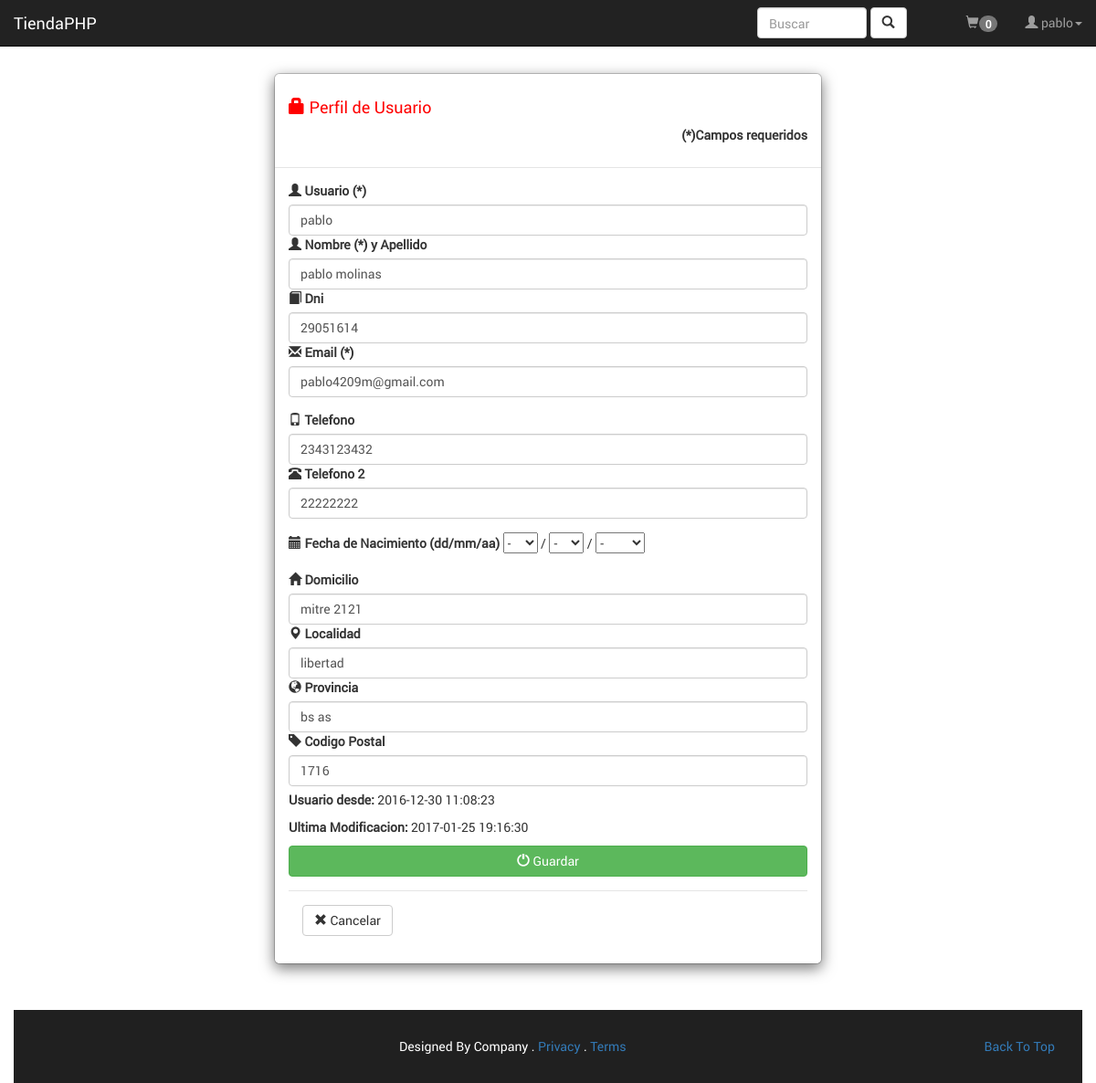
The page /?accion=user-edit (signed in) on the database its author committed.
### tables this page shows
CREATE TABLE IF NOT EXISTS `tbusuarios` (
  `idUsuario` int(11) NOT NULL AUTO_INCREMENT,
  `Nombre` varchar(120) DEFAULT NULL,
  `Login` varchar(100) DEFAULT NULL,
  `Email` varchar(100) DEFAULT NULL,
  `Pass` varchar(50) DEFAULT NULL,
  `NivelAcceso` int(11) DEFAULT '0',
  `Dom` varchar(120) DEFAULT NULL,
  `Loc` varchar(50) DEFAULT NULL,
  `Cp` varchar(10) DEFAULT NULL,
  `Prov` varchar(40) DEFAULT NULL,
  `Dni` varchar(20) DEFAULT NULL,
  `Tel` varchar(30) DEFAULT NULL,
  `Tel2` varchar(30) DEFAULT NULL,
  `FechaNacimiento` date DEFAULT NULL,
  `Sexo` varchar(1) DEFAULT NULL,
  `FechaAlta` date DEFAULT NULL,
  `HoraAlta` time DEFAULT NULL,
  `FechaMod` date DEFAULT NULL,
  `HoraMod` time DEFAULT NULL,
  `Estado` int(11) DEFAULT '0',
  `Observaciones` text,
  `AvisoEmergente` varchar(200) DEFAULT NULL,
  `KeyReg` varchar(120) DEFAULT '' COMMENT 'se utiliza para activar el usuario o para la recup de contraseña',
  `NewPass` varchar(50) NOT NULL COMMENT 'para retener la contraseña nueva durante un lostpass',
  `Foto` varchar(200) DEFAULT NULL,
  `Ip` varchar(20) DEFAULT NULL,
  `FechaLog` date DEFAULT NULL,
  `HoraLog` time DEFAULT NULL,
  PRIMARY KEY (`idUsuario`)
);

### app/bin/functions/Sesion.php (called while the page is built)
<?php
function sesionIniciada($nivel=0){
	if(isset($_SESSION["user_id"]))
		if($_SESSION['NivelAcceso'] >= $nivel )
			return true;
		else
			return false;
	else
		return false;
}
?>

### app/admin/model/userModel.php (called while the page is built, shortened)
<?php
class  User extends Conectar
{
    public function get_usuarios_por_id($id)
    {
        $sql="select idUsuario, Nombre, Login, Email, Pass, NivelAcceso, Dom, Loc, Cp, Prov, Dni, Tel, Tel2,
              FechaNacimiento, Sexo, FechaAlta, HoraAlta, FechaMod, HoraMod, Estado, Observaciones,
              AvisoEmergente from tbusuarios where idUsuario=? LIMIT 1";
        return parent::getRowId($sql, array($id));
    }
}
?>

### app/views/user-edit.php (the view, shortened to what this page needs)
<?php
if(isset($_SESSION['user_id'])){
      require_once(CONN_MODEL_PATH . "userModel.php");
      $u = new User();
      if(isset($_POST["grabar"]) and $_POST["grabar"]=="si")
      {
        $u->editFront();
      }else{
        $d = $u->get_usuarios_por_id($_SESSION['user_id']);
      }
}else{
    header('Location: ?accion=logueate');
}
      ?>
<div>
    <form action="" method="post" name="form" id="form">
       <div class="modal-dialog">
         <div class="modal-content">
           <div class="modal-header">
             <h4 style="color:red;"><span class="glyphicon glyphicon-lock"></span> Perfil de Usuario</h4>
              <p class="text-right"><strong>(*)Campos requeridos</strong></p>
           </div>
           <div class="modal-body">
             <div role="form">
               <div class="form-group">
                 <label for="login"><span class="glyphicon glyphicon-user"></span> Usuario (*)</label>
                 <div class="validar"><input type="text" class="form-control" id="login" name="login" value="<?php echo $d[0]['Login']; ?>" placeholder="Introduce un nombre de usuario"></div>
                 <label for="nom"><span class="glyphicon glyphicon-user"></span> Nombre (*) y Apellido</label>
                 <div class="validar"><input type="text" class="form-control" id="nom" name="nom" value="<?php echo $d[0]['Nombre']; ?>" placeholder="Introduce nombre y apellido"></div>
                 <label for="dni"><span class="glyphicon glyphicon-book"></span> Dni</label>
                 <div class="validar"><input type="text" class="form-control" id="dni" name="dni" value="<?php echo $d[0]['Dni']?>" placeholder="Introduce el Dni"></div>
                 <div class="form-group">
                   <label for="correo"><span class="glyphicon glyphicon-envelope"></span> Email (*)</label>
                   <div class="validar"><input type="email" class="form-control" id="correo" name="correo" value="<?php echo $d[0]['Email']; ?>" placeholder="Introduce tu correo electrónico"></div>
                 </div>
                <div class="form-group">
                 <label for="tel"><span class="glyphicon glyphicon-phone"></span> Telefono</label>
                 <div class="validar"><input type="text" class="form-control" id="tel" name="tel" value="<?php echo $d[0]['Tel']; ?>" placeholder="Telefono"></div>
                 <label for="tel2"><span class=" glyphicon glyphicon-phone-alt"></span> Telefono 2</label>
                 <div class="validar"><input type="text" class="form-control" id="tel2" name="tel2" value="<?php echo $d[0]['Tel2']; ?>" placeholder="Telefono 2"></div>
                </div>
                 <div class="form-group">
                   <label><span class=" glyphicon glyphicon-calendar"></span> Fecha de Nacimiento (dd/mm/aa)</label>
                   <?php echo Conectar::crear_selects_fecha(); ?>
                 </div>
                 <label for="dom"><span class="glyphicon glyphicon-home"></span> Domicilio</label>
                 <input type="text" class="form-control" id="dom" name="dom" placeholder="Domicilio" value="<?php echo $d[0]['Dom']; ?>">
                 <label for="loc"><span class="glyphicon glyphicon-map-marker"></span> Localidad</label>
                 <input type="text" class="form-control" id="loc" name="loc" placeholder="Localidad" value="<?php echo $d[0]['Loc']; ?>">
                 <label for="prov"><span class="glyphicon glyphicon-globe"></span> Provincia</label>
                 <input type="text" class="form-control" id="prov" name="prov" placeholder="Provincia" value="<?php echo $d[0]['Prov']; ?>">
                 <label for="cp"><span class="glyphicon glyphicon-tag"></span> Codigo Postal</label>
                 <div class="validar"><input type="text" class="form-control" id="cp" name="cp" placeholder="Codigo postal" value="<?php echo $d[0]['Cp']; ?>"></div>
                 <div style="margin-top:5px;margin-bottom:5px;">
                     <p><strong>Usuario desde: </strong><?php echo $d[0]['FechaAlta']. " " . $d[0]['HoraAlta']; ?></p>
                     <p><strong>Ultima Modificacion: </strong><?php echo $d[0]['FechaMod']. " " . $d[0]['HoraMod']; ?></p>
               </div>
               <button type="submit" id="btnRegistrar"  class="btn btn-default btn-success btn-block"><span class="glyphicon glyphicon-off"></span> Guardar</button>
             </div>
           </div>
           <div class="modal-footer">
             <button type="button" class="btn btn-default btn-default pull-left" data-dismiss="modal"><span class="glyphicon glyphicon-remove"></span> Cancelar</button>
           </div>
         </div>
       </div>
    </form>
 </div>

### app/views/header.php (shortened to what this page needs)
<!DOCTYPE html>
<html lang="es">
  <head>
    <link href="<?php echo CSS ?>bootstrap.min.css" rel="stylesheet">
    <link href="<?php echo CSS ?>fuentes.css" rel="stylesheet">
    <link href="<?php echo CSS ?>estilos.css" rel="stylesheet">
    <link href="<?php echo CSS ?>menu.css" rel="stylesheet">
    <link rel="stylesheet" href="<?php echo COMPOSER ?>components/font-awesome/css/font-awesome.min.css">
    <link href="<?php echo JS ?>touchspin/jquery.bootstrap-touchspin.min.css" rel="stylesheet">
  </head>
  <body>
      <nav class="navbar navbar-default navbar-inverse navbar-fixed-top" style="border-radius:0px !important; margin-bottom:0px;">
        <div class="container-fluid">
          <div class="navbar-header">
            <a class="navbar-brand" href="<?php echo "?accion=home"; ?>"><?php echo APP_TITLE; ?></a>
          </div>
          <div class="collapse navbar-collapse" id="bs-example-navbar-collapse-1">
            <ul class="nav navbar-nav navbar-right">
                <li class="dropdown" style="padding-right:50px;">
                    <form class="navbar-form navbar-right" role="search" method="post" action="<?php echo BASE_URL?>?accion=catalogo">
                        <div class="form-group">
                          <input type="text" class="text-left form-control" placeholder="Buscar" id="input-search" name="input-search" >
                        </div>
                        <button type="submit" class="btn btn-default">
                            <span class="glyphicon glyphicon-search" aria-hidden="true"></span>
                        </button>
                    </form>
                </li>
                <li class="dropdown">
                    <a href="index.php?accion=cart" id="cartNav" class="dropdown-toggle" data-toggle="dropdown" aria-haspopup="true" aria-expanded="false" role="button" ><span class="glyphicon glyphicon-shopping-cart"></span><span class="badge" id="cartCantidad">0</span></a>
                </li>
                <li class="dropdown">
                    <a href="#" class="dropdown-toggle" data-toggle="dropdown" role="button" aria-haspopup="true" aria-expanded="false"><span class="glyphicon glyphicon-user"></span> <?php echo (sesionIniciada())? $_SESSION["user_login"]: "Invitado"; ?><span class="caret"></span></a>
                </li>
            </ul>
          </div>
        </div>
      </nav>
    <div class="container-fluid" style="min-height: 600px;">

### index.php (shortened to what this page needs)
<?php
	require_once('app/includes/config.php');
	require_once( VIEW . 'header.php');
	if(session_status() == PHP_SESSION_ACTIVE)
	{
		if(isset($_GET["accion"]))
	    {
	        $accion= strtolower($_GET["accion"]);
	    }else
	    {
	        $accion="home";
	    }
		if(is_file( VIEW . $accion. ".php"))
	    {
	        require_once( VIEW . $accion . ".php");
	    }else
	    {
	        header("Location:".VIEW."404.html");
			exit;
	    }
	}else{
		header("Location:".VIEW."404.html");
			exit;
	}
	require_once( VIEW . 'footer.php');?>

### app/admin/model/database.php (shortened to what this page needs)
<?php
class Conectar
{
    protected $dbh;
    protected $p;
    function __construct()
    {       try
            {
                $this->dbh=new PDO('mysql:host=' . DB_HOST .
                                   ';dbname=' . DB_NAME,
                                   DB_USER,
                                   DB_PASS,
                                   array(PDO::MYSQL_ATTR_INIT_COMMAND => 'SET NAMES ' . DB_CHAR)
								   );
            }
            catch (PDOException $e) {
                print '<div class="alert alert-danger" role="alert">Mensaje:  '. $e->getMessage() . '</div>';
                die();
            }
            $this->p=array();
    }
    protected function ClearArray()
    {
        $this->p=array();
    }
    protected function debugParams( $prep ){
        if(DEBUG){
            $r = ob_get_contents();
        }else if( isset( $_SESSION['infoSQL'] ) )
                    unset( $_SESSION['infoSQL'] );
    }
    public function getRowId($sql, $id)
    {
        try{
            $stmt=$this->dbh->prepare($sql);
            $stmt->execute( $id );
            while($row = $stmt->fetch(PDO::FETCH_ASSOC))
            {
                $this->p[]=$row;
            }
            return $this->p;
        }catch(PDOException $e) {
                print '<div style="padding-top:50px;">Error!<br/>Mensaje:  '. $e->getMessage() . "<br/></div>";
                die();
        }
    }
    public static function crear_selects_fecha($dia="",$mes="",$anio="")
    {
        $f="";
        $f.= '<select name="dia" class="select input">
                <option value="0" ';
        if ($dia=="") $f.='selected="selected"';
        $f.= '>-</option>';
    	   for($i=1;$i<32;$i++)
    	   {
    		  $f.= '<option value="'.$i.'" ';
              $f.= '>'.$i.'</option>';
    	   }
        $f.= '</select> / ';
        $f.= '<select name="mes" class="select input">
                <option value="0" ';
        if ($mes=="") $f.='selected="selected"';
        $f.= '>-</option>';
    	   for($i=1;$i<13;$i++)
    	   {
    		  $f.= '<option value="'.$i.'" ';
              $f.= '>'.$i.'</option>';
    	   }
        $f.= '</select> / ';
        $f.= '<select name="anio" class="select input">
                <option value="0" ';
        if ($anio=="") $f.='selected="selected"';
        $f.= '>-</option>';
    	   for($i=date("Y");$i>=1930;$i--)
    	   {
    	       $f.= '<option value="'.$i.'" ';
               $f.= '>'.$i.'</option>';
    	   }
        $f.= '</select>';
        return $f;
    }
}
?>

### app/views/footer.php (shortened to what this page needs)
   	</div>
    <footer>
  		<div class="class-footer">
  			<div class="container">
  				<div class="col-md-12">
  					<p class="pull-right"><a href="#">Back To Top</a></p>
  					<p class="text-center">Designed By Company . <a href="#">Privacy</a> . <a href="#">Terms</a></p>
  				</div>
  			</div>
  		</div>
    </footer>
  </body>
</html>

### app/css/estilos.css (style rules this page uses)
body { font-family: Roboto Regular !important; }
.class-footer { margin-top:50px; padding-top: 30px; padding-bottom: 20px; background: #202020; color:white; }
#input-search { width: 120px; -webkit-transition:width 0.3s ease-in-out; transition: width 2s; }

### rows shown on the page
tbusuarios: login "pablo", nom "pablo molinas", dni "29051614", correo "pablo4209m@gmail.com", tel "2343123432", tel2 "22222222", dom "mitre 2121", loc "libertad", prov "bs as", cp "1716", FechaAlta "2016-12-30", HoraAlta "11:08:23", FechaMod "2017-01-25", HoraMod "19:16:30"

### other values the page prints
APP_TITLE "TiendaPHP"
$_SESSION["user_login"] "pablo"
